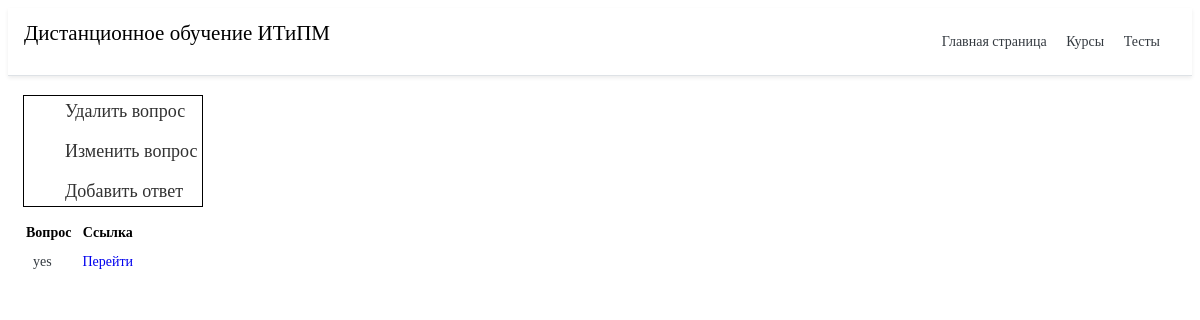
The page /test/19/19/ on the database as committed earlier.
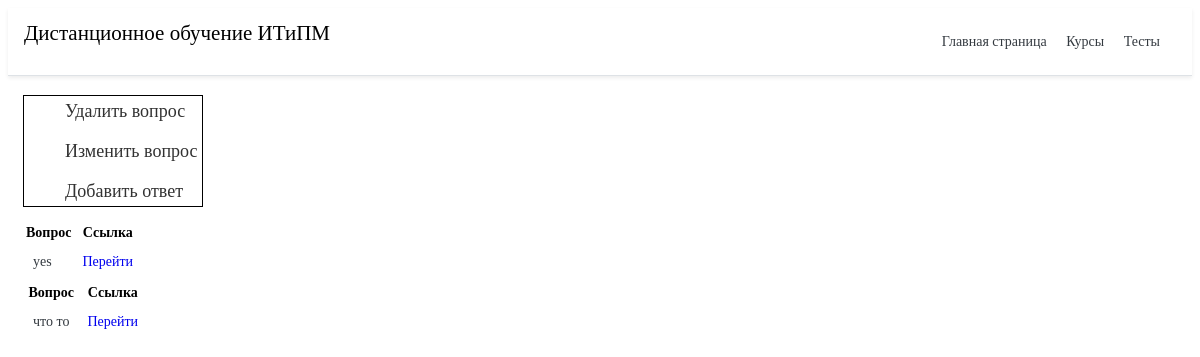
The same page on the database as committed later.
### testing/models.py (models this page shows, shortened)
class AnswerTable(models.Model):
    id_question = models.ForeignKey(QuestionsTable, on_delete=models.CASCADE)
    text_answer = models.TextField('Ответ на вопрос', max_length=60)
    try_answer = models.BooleanField("Правильный ответ", max_length=60)
    class Meta:
        verbose_name = 'Ответ'
        verbose_name_plural = 'Ответы'

### testing/views.py (the view)
# urls.py: path('<int:pk>/<int:kk>/', views.question_deteil, name='qust_detele'),
def question_deteil(request, pk, kk):
    qi = list(QuestionsTable.objects.filter(id=pk).values())
    ans = AnswerTable.objects.filter(id_question=kk)
    return render(request, 'testing/quest_deteil.html', {'ans': ans, 'pk': pk, 'kk': kk})

### testing/templates/testing/quest_deteil.html (shortened to what this page needs)
{% extends 'main/base.html' %}
{% block content %}
<div class="menu_gl">
	<ul class="menu">
		<li><a href="{% url 'quest_delete' pk kk %}">Удалить вопрос</a></li>
		<li><a href="{% url 'quest_update' pk kk %}">Изменить вопрос</a></li>
		<li><a href="{% url 'add_answer' pk %}">Добавить ответ</a></li>
	</ul>
</div>
<div class="co">
          {% if ans %}
    {% for el in ans %}
		<table class="tftable">
			<tr>
				<th class="table_na">Вопрос</th>
				<th>Ссылка</th>
			</tr>
			<tr>
				<td class="p-2 text-dark">{{ el.text_answer }}</td>
				<td class="p-2 text-dark"><a href="{% url 'answer_detele' pk kk el.id %}">Перейти</a></td>
			</tr>
		</table>
		{%endfor%}
   {% else %}
   <p>Вы не добавили ответов</p>
   {%endif%}
   {% endblock %}

Rows that differ between the two databases and show on the page:
added AnswerTable: text_answer "что то"
